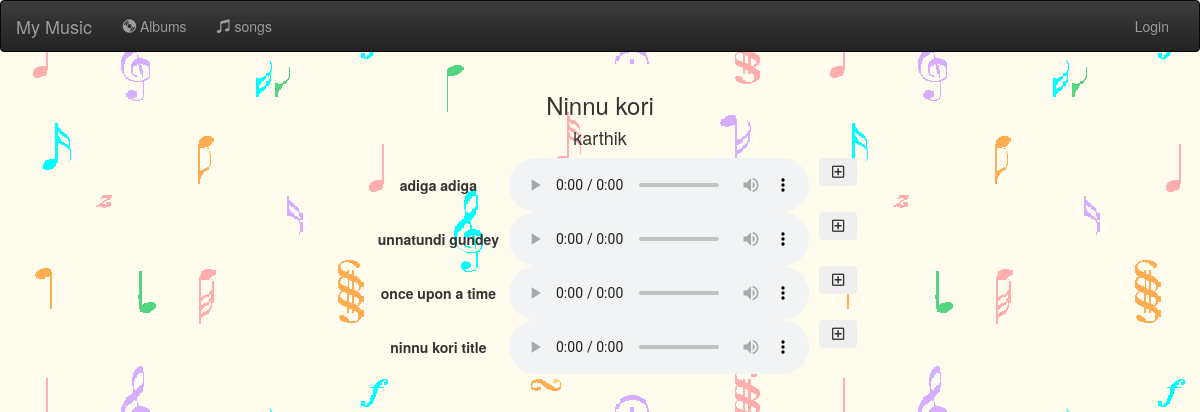
The app's page /album_detail/5/ with its own data.
### music/models.py (models this page shows, shortened)
class Album(models.Model):
    album_name = models.CharField(max_length=200)
    artist = models.CharField(max_length=200)

class Song(models.Model):
    album = models.ForeignKey(Album,on_delete=models.CASCADE)
    song_title = models.CharField(max_length=100)
    file_type = models.FileField(upload_to='songs')

### music/views.py (the view)
# urls.py: url(r'^album_detail/(\d+)/',views.album_detail,name='album_detail'),
def album_detail(request,id):
    album = get_object_or_404(Album,id = id)
    context = {'album' : album}
    songs = Song.objects.filter(album = id)
    playlists = Playlist.objects.all()
    context.update({'songs' : songs,'playlists': playlists })
    return render(request,'album_detail.html',context)

### music/templates/album_detail.html (shortened to what this page needs)
{% extends 'base.html' %}
{% load static %}
{% block content %}
        <h3>{{ album.album_name }}</h3>
        <h4>{{ album.artist}}</h4>
        <ul>
                {% for song in songs %}
                <li style="display: table-row">
                        <div style="display:table-cell; vertical-align:middle; padding-left: 1rem" >
                                <b>{{ song.song_title }}</b>
                        </div>
                        <div style="display:table-cell; vertical-align:middle; padding-left: 1rem">
                                <audio controls>
                                        <source src="/static/songs/{{song.song_title}}.mp3" type="audio/mp3">
                                </audio>
                        </div>
                        <div class="col-md-3" style="display:table-cell; vertical-align:middle; padding-left: 1rem;">
                                <button class="btn btn-secondary dropdown-toggle" type="button"  data-toggle="dropdown" aria-haspopup="true" aria-expanded="false">
                                        <i class="far fa-plus-square"></i>
                                </button>
                        </div>
                </li>
                {% endfor %}
        </ul>
{% endblock %}

### static/css/style.css (style rules this page uses)
body { background-image: url('/static/img/b.gif') ; }

### records on screen
Album: album_name "Ninnu kori", artist "karthik"
Song: song_title "adiga adiga"
Song: song_title "unnatundi gundey"
Song: song_title "once upon a time"
Song: song_title "ninnu kori title"
